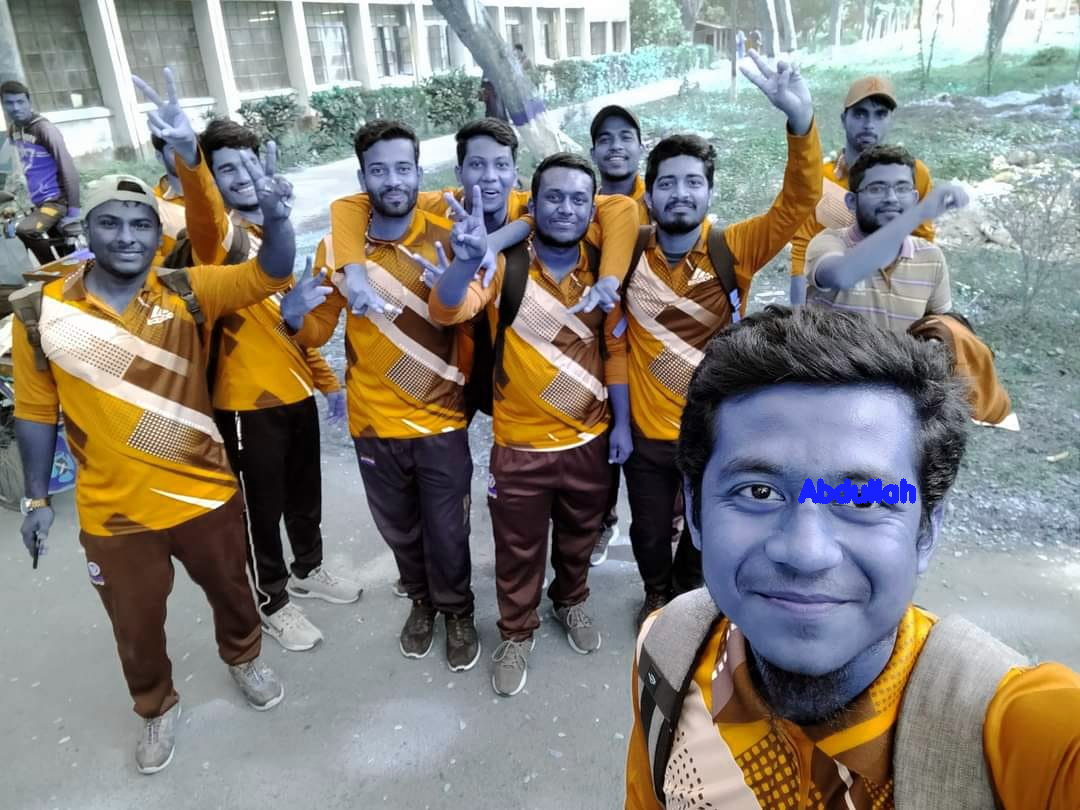
#> input picture OpenCV/Basic/Put text on image.png, 1080 x 810 px
$ python rotated_image.py --image 'Put text on image.png'
#> lines starting #> are read from the running program, lines starting #| are printed output that depends on the picture; after the words box and inside, x2 and y2 are one past the last pixel; in counts of white or black regions, pixels touching at a corner belong together
import numpy as np
import argparse
import immmm
import cv2

ap = argparse.ArgumentParser()
ap.add_argument('-i','--image',required=True,
                help = 'Path to the image file')
args = vars(ap.parse_args())

img = cv2.imread(args['image'])
#> img is the input picture: shape (810, 1080, 3); mean B, G, R 124, 130.1, 133.8
gray = cv2.cvtColor(img,cv2.COLOR_BGR2GRAY)
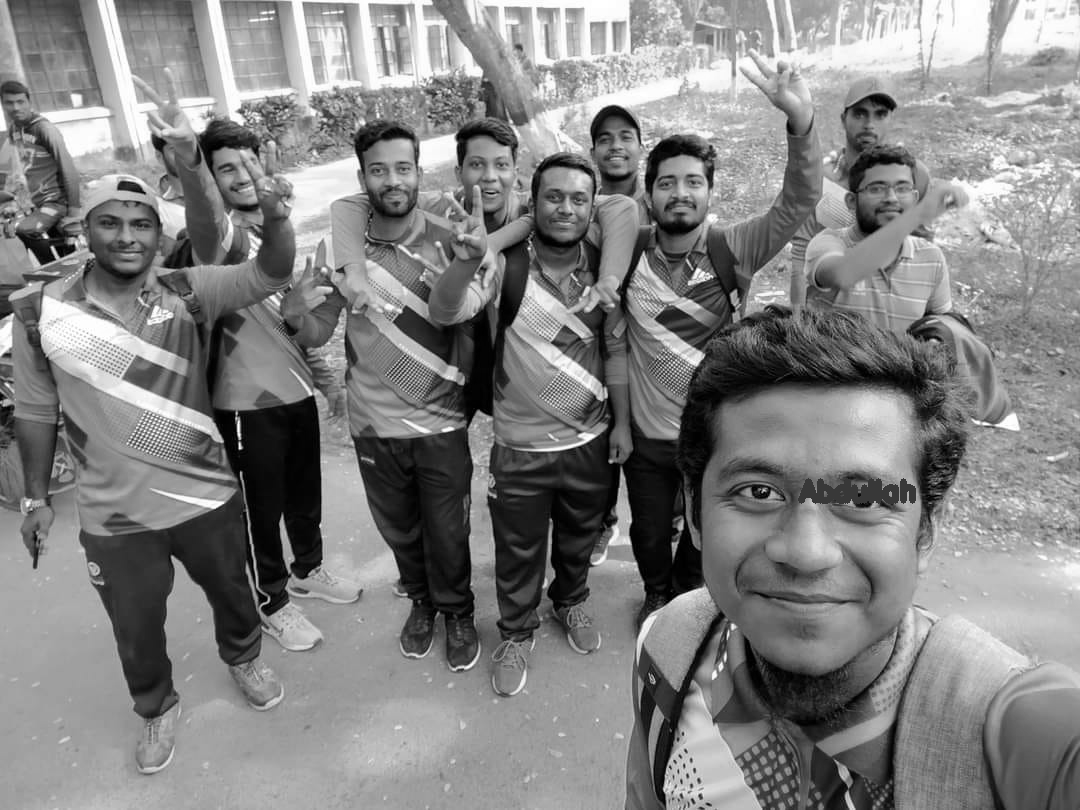
#> gray: shape (810, 1080); min 0, max 255, mean 130.5
blur = cv2.GaussianBlur(img,(3,3),0)
edged = cv2.Canny(blur,50,150)
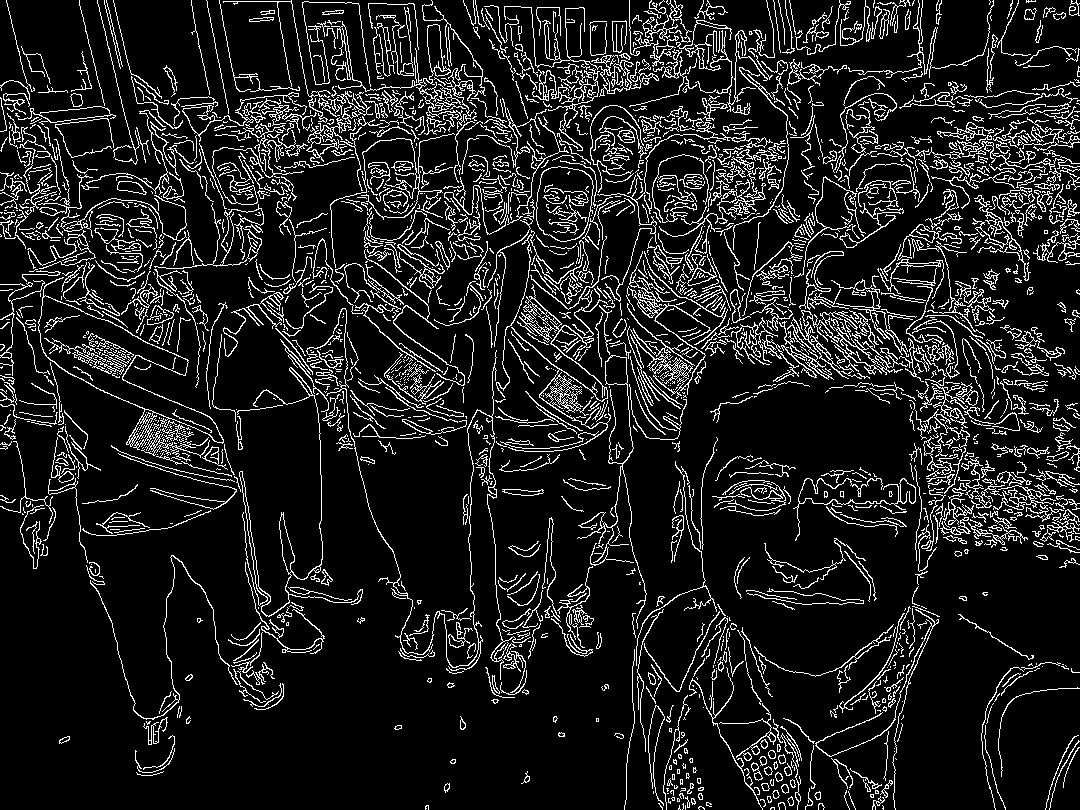
#> edged: shape (810, 1080); 11.6% white in thin lines or dots

cnts = cv2.findContours(edged.copy(),cv2.RETR_EXTERNAL,
                        cv2.CHAIN_APPROX_SIMPLE)
#> cnts = 2033 contours, 1693 with area under 20; largest, box (x1, y1, x2, y2) and area: (38, 277, 224, 458) 9332, (536, 166, 594, 242) 3494, (500, 236, 611, 452) 1652, (627, 251, 711, 399) 973, (331, 21, 471, 129) 966
#> (the run stopped early here; a loop or call above may not have finished)
